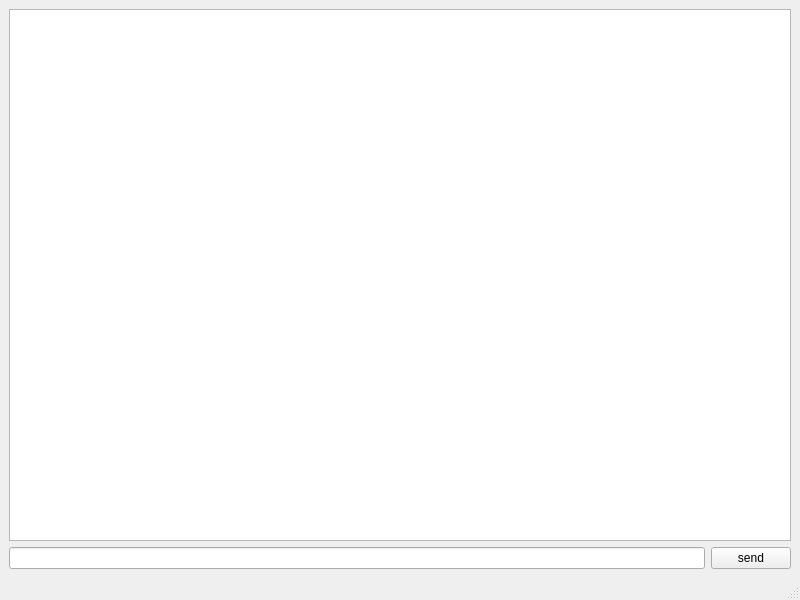
<?xml version="1.0" encoding="UTF-8"?>
<ui version="4.0">
 <class>MainWindow</class>
 <widget class="QMainWindow" name="MainWindow">
  <property name="geometry">
   <rect>
    <x>0</x>
    <y>0</y>
    <width>800</width>
    <height>600</height>
   </rect>
  </property>
  <property name="windowTitle">
   <string>MainWindow</string>
  </property>
  <widget class="QWidget" name="centralwidget">
   <layout class="QGridLayout" name="gridLayout">
    <item row="0" column="0" colspan="2">
     <widget class="QTextEdit" name="textEdit"/>
    </item>
    <item row="1" column="0">
     <widget class="QLineEdit" name="lineEdit"/>
    </item>
    <item row="1" column="1">
     <widget class="QPushButton" name="pushButton">
      <property name="text">
       <string>send</string>
      </property>
     </widget>
    </item>
   </layout>
  </widget>
  <widget class="QMenuBar" name="menubar">
   <property name="geometry">
    <rect>
     <x>0</x>
     <y>0</y>
     <width>800</width>
     <height>26</height>
    </rect>
   </property>
  </widget>
  <widget class="QStatusBar" name="statusbar"/>
 </widget>
 <resources/>
 <connections/>
</ui>
